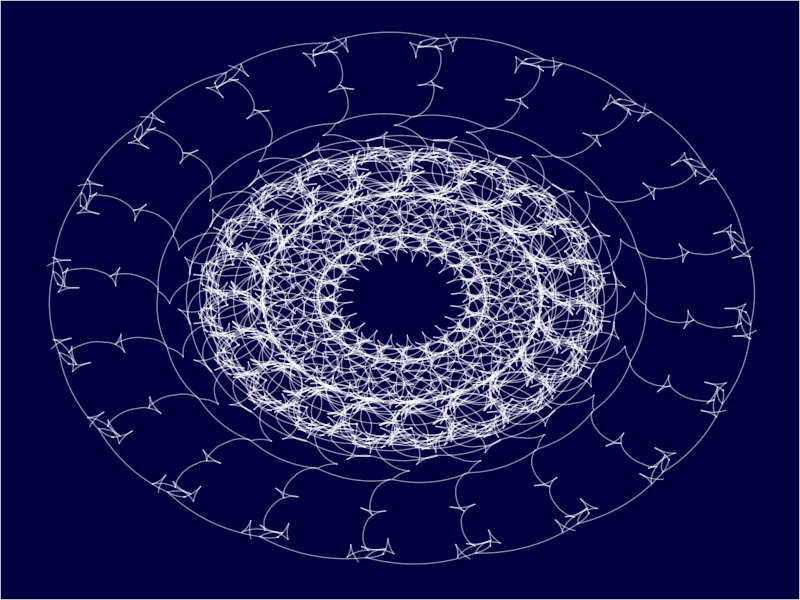

R code for this plot:
## ---- chunk 1
# https://github.com/aschinchon/drrrawing-with-purrr/blob/master/drrrawing.R

library(tidyverse)

# This function creates the segments of the original polygon
polygon <- function(n) {
  tibble(
    x    = accumulate(1:(n-1), ~.x+cos(.y*2*pi/n), .init = 0),
    y    = accumulate(1:(n-1), ~.x+sin(.y*2*pi/n), .init = 0),
    xend = accumulate(2:n,     ~.x+cos(.y*2*pi/n), .init = cos(2*pi/n)),
    yend = accumulate(2:n,     ~.x+sin(.y*2*pi/n), .init = sin(2*pi/n)))
}

# This function creates segments from some mid-point of the edges
mid_points <- function(d, p, a, i, FUN = ratio_f) {
  d %>% mutate(
    angle=atan2(yend-y, xend-x) + a,
    radius=FUN(i),
    x=p*x+(1-p)*xend,
    y=p*y+(1-p)*yend,
    xend=x+radius*cos(angle),
    yend=y+radius*sin(angle)) %>% 
    select(x, y, xend, yend)
}

# This function connect the ending points of mid-segments
con_points <- function(d) {
  d %>% mutate(
    x=xend,
    y=yend,
    xend=lead(x, default=first(x)),
    yend=lead(y, default=first(y))) %>% 
    select(x, y, xend, yend)
}

## ---- chunk 2
alph  <- 0.5 # transparency of curves in geom_curve
niter <- 250 # Number of iterations

edges <- sample(5:30, 1)   # Number of edges of the original polygon
pond <- runif(1)  # Weight to calculate the point on the middle of each edge
step  <- sample(5:30, 1) # Number of times to draw mid-segments before connect ending points
angle <- runif(1) # angle of mid-segment with the edge
curv <- runif(1, max = 3) # Curvature of curves
# 7 0.5079871 22 0.6207071 0.6184261
# 5 0.03311455 15 0.3690741 2.560233
# curv = 0.5

# edges = 7 
# pond = 0.9155972
# step = 29 
# angle = 0.303335 
# curv = 0.2162873
cat(edges, pond, step, angle, curv)
# line_color <- "indianred1" # Color of curves in geom_curve
# back_color <- "antiquewhite" # Background of the ggplot
line_color <- 'white'
back_color <- '#01003F'
ratio_f <-
  function(x) {
    sin(x)
  } # To calculate the longitude of mid-segments

# Generation on the fly of the dataset
accumulate(
  .f = function(old, y) {
    if (y %% step != 0)
      mid_points(old, pond, angle, y)
    else
      con_points(old)
  },
  1:niter,
  .init = polygon(edges)
) %>% bind_rows() -> df

# Plot
p <- ggplot(df) +
  geom_curve(
    aes(
      x = x,
      y = y,
      xend = xend,
      yend = yend
    ),
    curvature = curv,
    color = line_color,
    alpha = alph
  ) +
  # coord_equal() +
  theme(
    legend.position  = "none",
    panel.background = element_rect(fill = back_color),
    plot.background  = element_rect(fill = back_color),
    axis.ticks       = element_blank(),
    panel.grid       = element_blank(),
    axis.title       = element_blank(),
    axis.text        = element_blank()
  )
p

# ggsave('figs/generative3.png', p, width = 7, height = 7)
